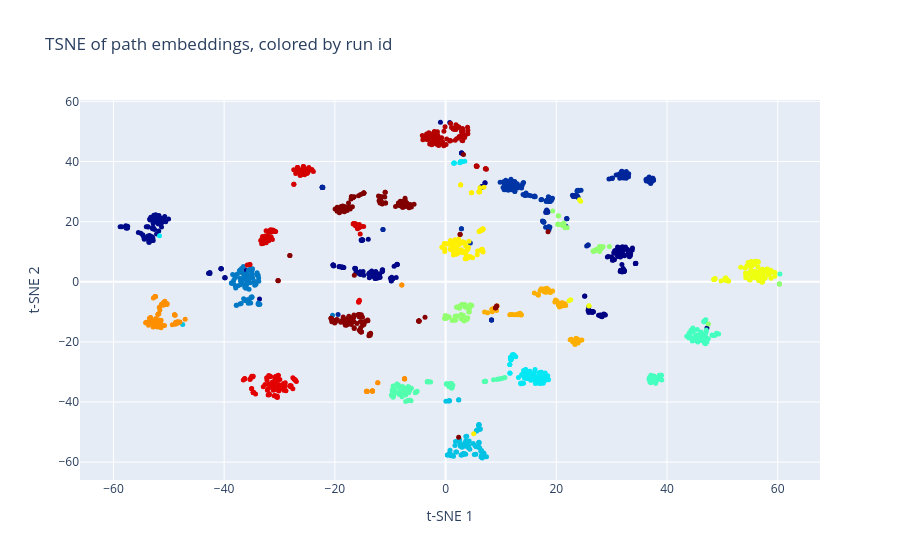

The notebook cell saved with this chart:
### Code cell
fig = go.Figure(data=go.Scatter(
    x=X_tsne[:, 0],
    y=X_tsne[:, 1],
    mode='markers',
    marker=dict(
        color=trajectories_df['run_id'].values[row_ids],
        colorscale='jet',
        size=5,
    ),
    hovertemplate='run_id: %{marker.color}<br>generation: %{customdata}<extra></extra>',
    customdata=trajectories_df['generation'].values[row_ids],
))
fig.update_layout(
    {
        'title': 'TSNE of path embeddings, colored by run id',
        'xaxis_title': 't-SNE 1',
        'yaxis_title': 't-SNE 2',
    }
)
fig.show()

### Figure 1 — Plotly figure (JSON) as saved in the notebook; plotly's stock layout.template omitted (floating-point values rounded to 4 significant figures; data arrays with more than 128 entries replaced by an {"elided": "..."} marker saying what was removed)
{"data": [{"customdata": {"elided": "2000 int values"}, "hovertemplate": "run_id: %{marker.color}<br>generation: %{customdata}<extra></extra>", "marker": {"color": {"elided": "2000 int values"}, "colorscale": [[0, "rgb(0,0,131)"], [0.2, "rgb(0,60,170)"], [0.4, "rgb(5,255,255)"], [0.6, "rgb(255,255,0)"], [0.8, "rgb(250,0,0)"], [1, "rgb(128,0,0)"]], "size": 5}, "mode": "markers", "type": "scatter", "x": {"elided": "2000 float values"}, "y": {"elided": "2000 float values"}}], "layout": {"title": {"text": "TSNE of path embeddings, colored by run id"}, "xaxis": {"title": {"text": "t-SNE 1"}}, "yaxis": {"title": {"text": "t-SNE 2"}}}}
